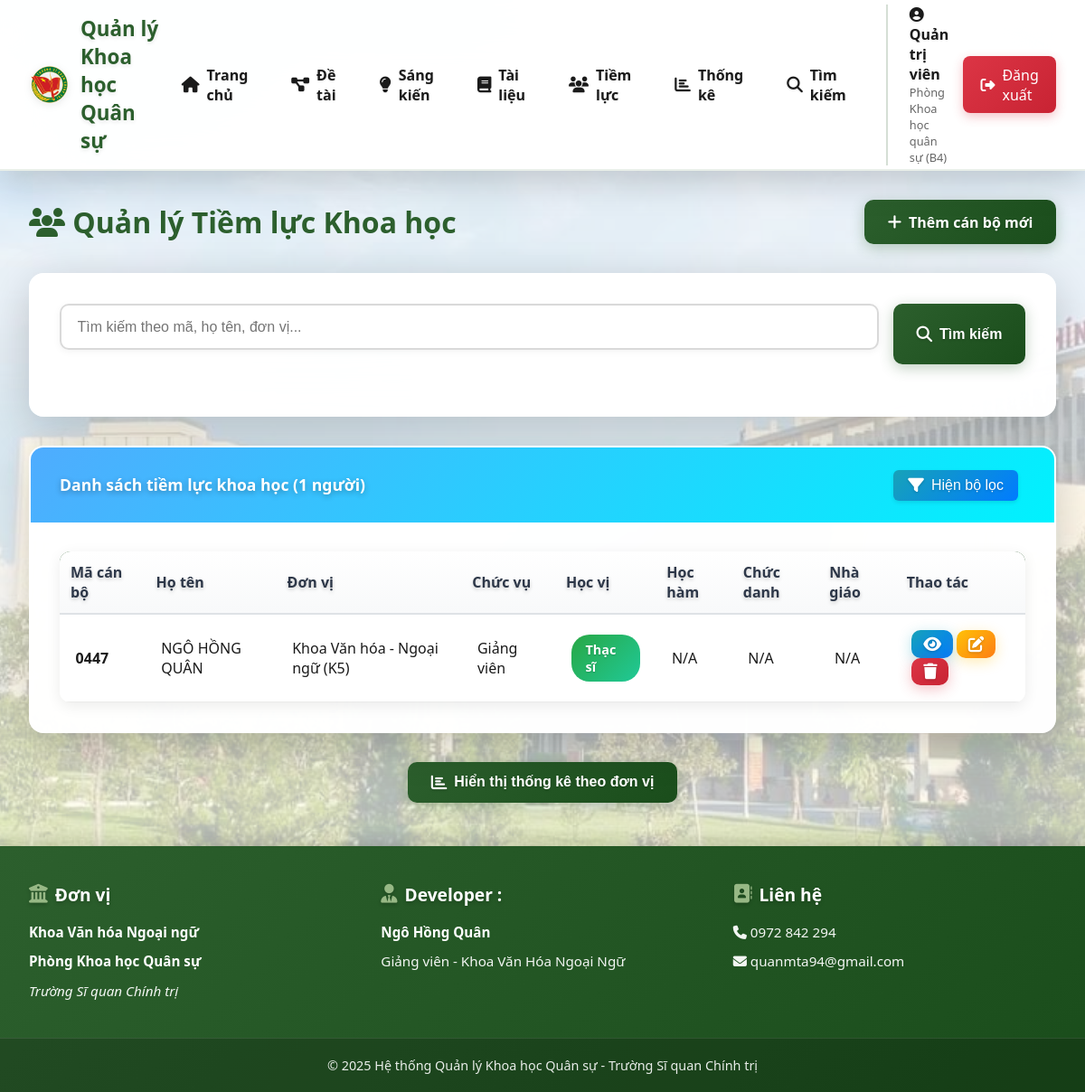
Page /tiemluc (signed in) on the earlier database version.
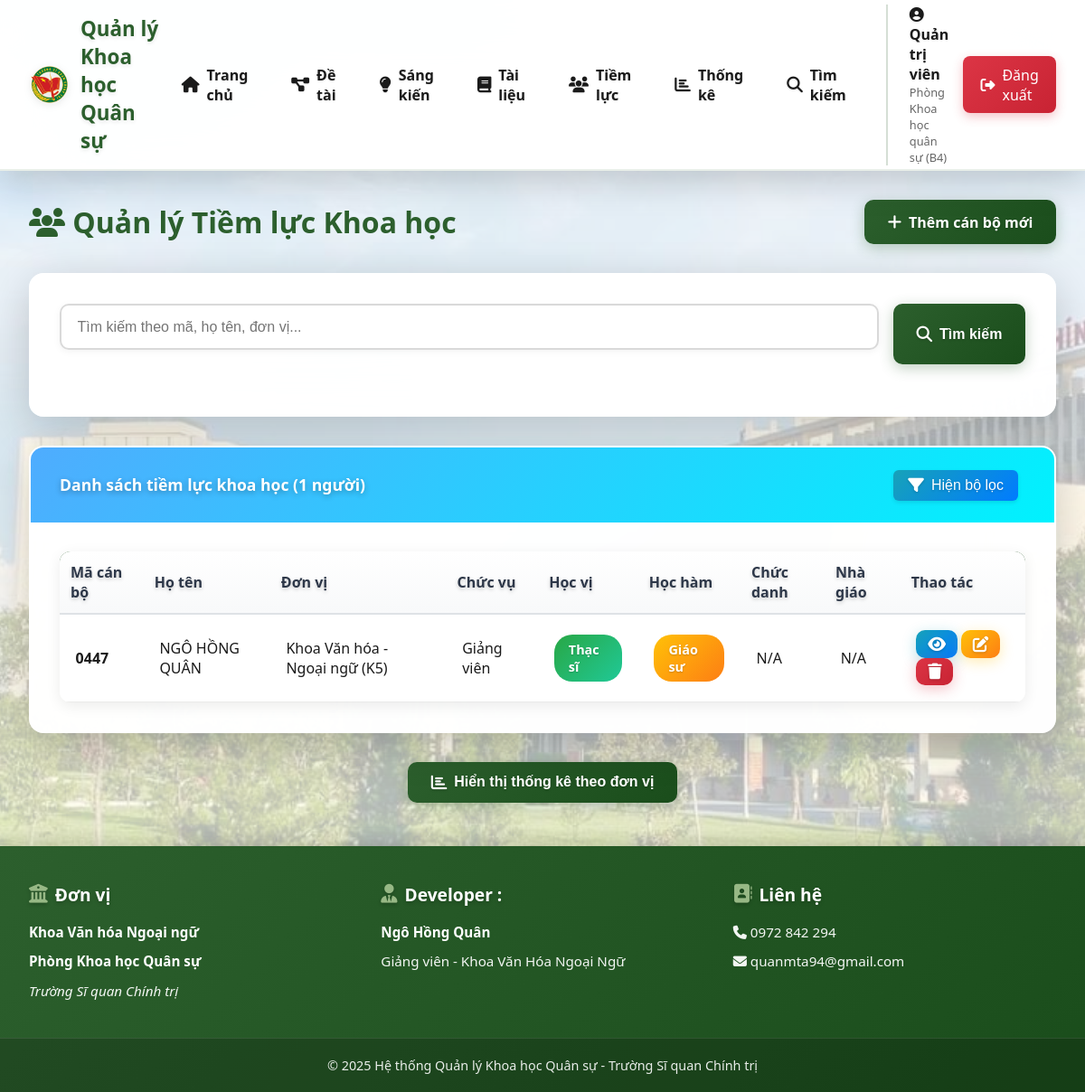
Same page on the later database version.
### models/__init__.py (models this page shows)
class TiemLuc(db.Model):
    __tablename__ = 'tiem_luc'
    id = db.Column(db.Integer, primary_key=True)
    ma_can_bo = db.Column(db.String(50), unique=True, nullable=False)
    ho_ten = db.Column(db.String(120), nullable=False)
    ngay_sinh = db.Column(db.Date)
    gioi_tinh = db.Column(db.String(10))
    don_vi = db.Column(db.String(120))
    chuc_vu = db.Column(db.String(100))
    chuc_danh = db.Column(db.String(100))
    nha_giao = db.Column(db.String(100))
    hoc_vi = db.Column(db.String(50))  # Tiến sĩ, Thạc sĩ, Cử nhân
    hoc_ham = db.Column(db.String(50))  # Giáo sư, Phó Giáo sư
    chuyen_mon = db.Column(db.String(255))
    email = db.Column(db.String(120))
    dien_thoai = db.Column(db.String(20))
    kinh_nghiem = db.Column(db.Text)
    thanh_tich = db.Column(db.Text)
    created_by = db.Column(db.Integer, db.ForeignKey('users.id'))
    created_at = db.Column(db.DateTime, default=datetime.utcnow)
    updated_at = db.Column(db.DateTime, default=datetime.utcnow, onupdate=datetime.utcnow)
    creator = db.relationship('User', backref='tiem_luc_created')

### routes/main.py (the view, shortened to what this page needs)
@main_bp.route('/tiemluc')
@login_required
def tiemluc_list():
    page = request.args.get('page', 1, type=int)
    per_page = 20
    search = request.args.get('search', '')
    query = TiemLuc.query
    if current_user.role != 'admin':
        query = query.filter_by(don_vi=current_user.don_vi)
    pagination = query.order_by(TiemLuc.created_at.desc()).paginate(
        page=page, per_page=per_page, error_out=False
    )
    stats_query = db.session.query(
        TiemLuc.don_vi,
        func.count(TiemLuc.id).label('total')
    )
    if current_user.role != 'admin':
        stats_query = stats_query.filter(TiemLuc.don_vi == current_user.don_vi)
    donvi_stats = stats_query.group_by(TiemLuc.don_vi).order_by(func.count(TiemLuc.id).desc()).all()
    donvi_stats = [{'don_vi': dv or 'Chưa xác định', 'total': total} for dv, total in donvi_stats]
    hocvi_stats = db.session.query(
        TiemLuc.hoc_vi,
        func.count(TiemLuc.id).label('total')
    ).filter(TiemLuc.hoc_vi.isnot(None))
    if current_user.role != 'admin':
        hocvi_stats = hocvi_stats.filter(TiemLuc.don_vi == current_user.don_vi)
    hocvi_stats = hocvi_stats.group_by(TiemLuc.hoc_vi).all()
    hocvi_stats = [{'hoc_vi': hv or 'Chưa có', 'total': total} for hv, total in hocvi_stats]
    hocham_stats = db.session.query(
        TiemLuc.hoc_ham,
        func.count(TiemLuc.id).label('total')
    ).filter(TiemLuc.hoc_ham.isnot(None))
    if current_user.role != 'admin':
        hocham_stats = hocham_stats.filter(TiemLuc.don_vi == current_user.don_vi)
    hocham_stats = hocham_stats.group_by(TiemLuc.hoc_ham).all()
    hocham_stats = [{'hoc_ham': hh or 'Chưa có', 'total': total} for hh, total in hocham_stats]
    total_tiemluc = sum(s['total'] for s in donvi_stats)
    return render_template('tiemluc/list.html',
                         pagination=pagination,
                         search=search,
                         donvi_stats=donvi_stats,
                         hocvi_stats=hocvi_stats,
                         hocham_stats=hocham_stats,
                         total_tiemluc=total_tiemluc)

### templates/tiemluc/list.html (shortened to what the changed rows need)
{% extends "base.html" %}
{% block content %}
<div style="display: flex; justify-content: space-between; align-items: center; margin-bottom: 2rem;">
    <h1 style="color: var(--primary-color);">
        <i class="fas fa-users"></i> Quản lý Tiềm lực Khoa học
    </h1>
</div>
<div class="card">
    <div class="card-body">
        {% if pagination.items %}
        <table class="table" id="tiemlucTable">
            <thead>
                <tr class="header-row">
                    <th style="color: #2d3748;">Mã cán bộ</th>
                    <th style="color: #2d3748;">Họ tên</th>
                    <th style="color: #2d3748;">Đơn vị</th>
                    <th style="color: #2d3748;">Chức vụ</th>
                    <th style="color: #2d3748;">Học vị</th>
                    <th style="color: #2d3748;">Học hàm</th>
                    <th style="color: #2d3748;">Chức danh</th>
                    <th style="color: #2d3748;">Nhà giáo</th>
                    <th style="color: #2d3748;">Thao tác</th>
                </tr>
            </thead>
            <tbody>
                {% for tl in pagination.items %}
                <tr style="cursor: pointer;" ondblclick="window.location='{{ url_for('main.tiemluc_detail', id=tl.id) }}'">
                    <td><strong>{{ tl.ma_can_bo }}</strong></td>
                    <td>{{ tl.ho_ten }}</td>
                    <td>{{ tl.don_vi or 'N/A' }}</td>
                    <td>{{ tl.chuc_vu or 'N/A' }}</td>
                    <td>
                        {% if tl.hoc_vi %}
                        <span class="badge badge-success">{{ tl.hoc_vi }}</span>
                        {% else %}
                        N/A
                        {% endif %}
                    </td>
                    <td>
                        {% if tl.hoc_ham %}
                        <span class="badge badge-warning">{{ tl.hoc_ham }}</span>
                        {% else %}
                        N/A
                        {% endif %}
                    </td>
                    <td>
                        {% if tl.chuc_danh %}
                        <span class="badge badge-info">{{ tl.chuc_danh }}</span>
                        {% else %}
                        N/A
                        {% endif %}
                    </td>
                    <td>
                        {% if tl.nha_giao %}
                        <span class="badge badge-danger">{{ tl.nha_giao }}</span>
                        {% else %}
                        N/A
                        {% endif %}
                    </td>
                    <td onclick="event.stopPropagation();">
                        <a href="{{ url_for('main.tiemluc_detail', id=tl.id) }}" class="btn btn-info" style="padding: 0.4rem 0.8rem;" title="Xem chi tiết">
                            <i class="fas fa-eye"></i>
                        </a>
                        {% if current_user.role == 'admin' or tl.don_vi == current_user.don_vi %}
                        <a href="{{ url_for('main.tiemluc_edit', id=tl.id) }}" class="btn btn-warning" style="padding: 0.4rem 0.8rem;" title="Chỉnh sửa">
                            <i class="fas fa-edit"></i>
                        </a>
                        <form method="POST" action="{{ url_for('main.tiemluc_delete', id=tl.id) }}" style="display: inline;"
                              onsubmit="return confirm('Bạn có chắc chắn muốn xóa?')">
                            <button type="submit" class="btn btn-danger" style="padding: 0.4rem 0.8rem;" title="Xóa">
                                <i class="fas fa-trash"></i>
                            </button>
                        </form>
                        {% endif %}
                    </td>
                </tr>
                {% endfor %}
            </tbody>
        </table>
        {% else %}
        <p style="text-align: center; color: #999; padding: 2rem;">Không tìm thấy cán bộ nào.</p>
        {% endif %}
    </div>
</div>
{% endblock %}

Differences in the rows shown:
changed TiemLuc "NGÔ HỒNG QUÂN": hoc_ham (not shown) → "Giáo sư"; no longer shows "N/A"
